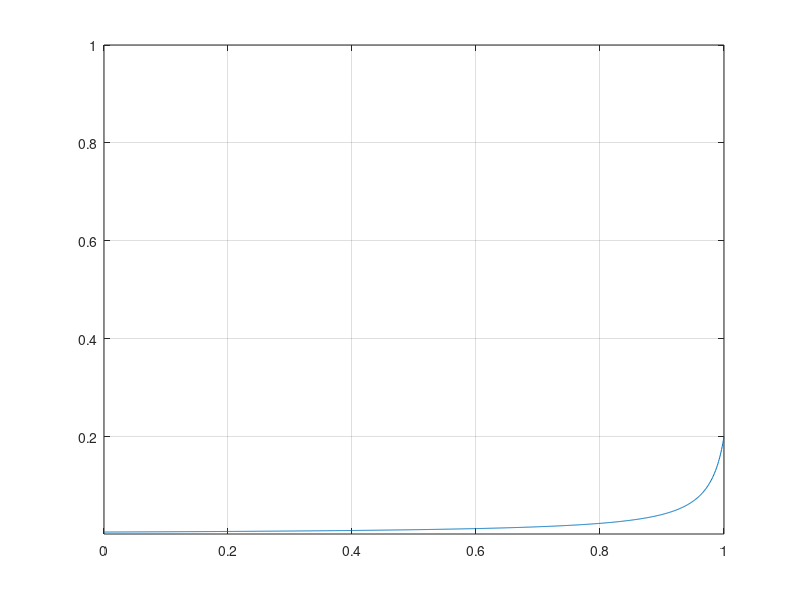

MATLAB code to generate this figure:
clc
close all
clearvars

fs = 48e3;

% tau_limits = [1e-3, 1];
tau_limits = [5e-3, 200e-3];
pot_limits = exp(-1./(fs * tau_limits))

b = min(pot_limits);
a = pot_limits(2) - pot_limits(1);

N = 1024;
pot = linspace(0,1,N);
pot_scale = a*pot + b;
% pot_scale = exp(-1./(fs * pot));

tau = -1./(fs*log(pot_scale));

plot(pot,tau)
grid on
axis([min(pot),max(pot),1e-3,1])



pot_hat = exp(-1./(fs * tau));

norm(pot_scale-pot_hat)
